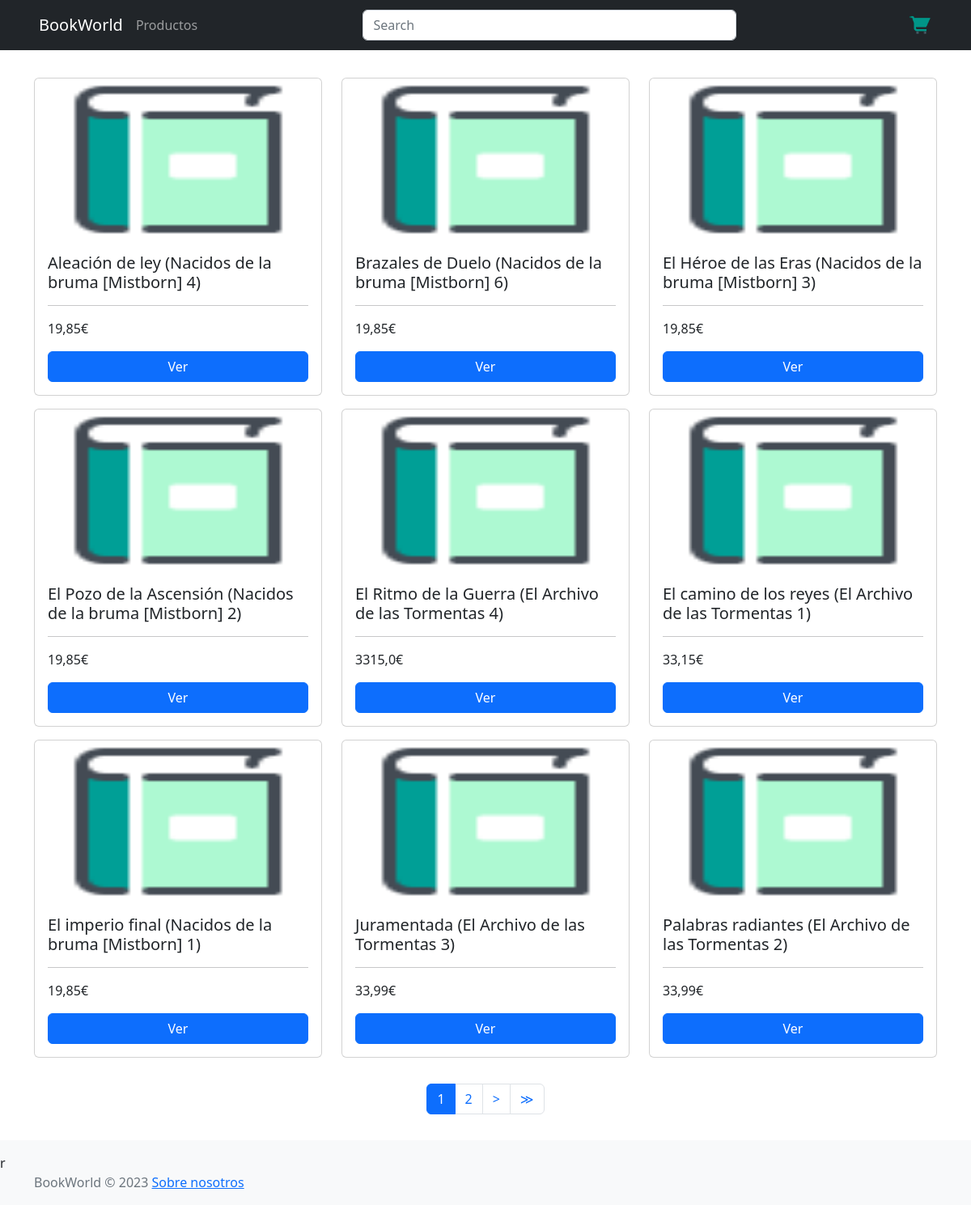
Screenshot of /products/ with the database file from the repository.
### BookWorld/models/book.py (models this page shows)
class Book(models.Model):
    isbn = models.CharField(max_length=13, primary_key=True)
    title = models.CharField(max_length=150, blank=False, null=False)
    description = models.CharField(max_length=150, blank=False, null=False)
    author = models.ForeignKey("Author", null=False, on_delete=models.CASCADE)
    genre = models.CharField(max_length=150, blank=False, null=True)
    price = models.FloatField(max_length=150, blank=False, null=True)

### BookWorld/views.py (the view)
# urls.py: path('products/', views.products, name='products'),
def products(request):
    books_list = Book.objects.all().order_by('title')
    paginator = Paginator(books_list, 9)
    page = request.GET.get('page') or 1
    books = paginator.get_page(page)
    current_page = int(page)
    pages = range(1, books.paginator.num_pages + 1)
    return render(request, 'products.html', {'books': books, 'pages': pages, 'current_page': current_page})

### BookWorld/models/cart_total.py (called while the page is built)
def cart_total(request):
    total = 0
    if "cart" in request.session.keys():
        for key, value in request.session['cart'].items():
            total += int(value['acumulated'])
    return {'cart_total': total}

### templates/products.html (shortened to what this page needs)
{% load static %}
<!DOCTYPE html>
<html lang="en"/>
<head>
    <link rel="stylesheet" href="https://cdn.jsdelivr.net/npm/bootstrap@5.2.3/dist/css/bootstrap.min.css"
>
</head>
<body>
<header class="navbar navbar-dark bg-dark fixed-top container-fluid d-flex bd-highlight px-5">
    <div class="navbar-nav flex-row flex-fill bd-highlight">
        <a class="navbar-brand" href="/">BookWorld</a>
        <a class="nav-item nav-link" href="?page=1">Productos</a>
    </div>
    <div class="flex-fill bd-highlight">
        <form class="d-flex">
            <input class="form-control me-2" type="search" placeholder="Search" aria-label="Search"
                   href="/search">
        </form>
    </div>
    <div class="flex-fill bd-highlight">
        <nav class="navbar navbar-expand-lg text-light">
            <a class="nav-link ms-auto" aria-current="page" href="cart">
                <img src="../static/img/cart.png" width="30" height="30">
            </a>
        </nav>
    </div>
</header>
<div class="container mt-5 pt-5">
    {% if books %}
        {% for book in books %}
            {% if forloop.first %}
                <div class="row mb-3">{% endif %}
        <div class="col-4">
            <div class="card box-shadow">
                <img src="{% static 'img/book.png' %}" class="card-img-top" alt="..."
                     style="height: 200px; width: 100%; display: block;">
                <div class="card-body">
                    <h5 class="card-title">{{ book.title }}</h5>
                    <hr/>
                    <p class="card-text">{{ book.price }}€</p>
                    <a href="{{ book.isbn }}" class="btn btn-primary w-100">Ver</a>
                </div>
            </div>
        </div>
        {% if forloop.counter|divisibleby:3 %}</div>
            <div class="row mb-3">{% endif %}
        {% if forloop.last %}</div>{% endif %}
        {% endfor %}
        {% include "pagination.html" %}
    {% else %}
        <div class="alert alert-warning" role="alert">No hay libros disponibles</div>
    {% endif %}
</div>
<footer class="footer  py-3 bg-light mt-3 ">r
    <div class="container">
        <span class="text-muted">BookWorld © <script>document.write(new Date().getFullYear())</script> </span>
        <span class="text-muted"><a href="https://www.youtube.com/watch?v=dQw4w9WgXcQ">Sobre nosotros</a></span>
    </div>
</footer>
</body>
</html>

### rows the page displays
Book: title "Aleación de ley (Nacidos de la bruma [Mistborn] 4)", price "19,85"
Book: title "Brazales de Duelo (Nacidos de la bruma [Mistborn] 6)", price "19,85"
Book: title "El Héroe de las Eras (Nacidos de la bruma [Mistborn] 3)", price "19,85"
Book: title "El Pozo de la Ascensión (Nacidos de la bruma [Mistborn] 2)", price "19,85"
Book: title "El Ritmo de la Guerra (El Archivo de las Tormentas 4)", price "3315,0"
Book: title "El camino de los reyes (El Archivo de las Tormentas 1)", price "33,15"
Book: title "El imperio final (Nacidos de la bruma [Mistborn] 1)", price "19,85"
Book: title "Juramentada (El Archivo de las Tormentas 3)", price "33,99"
Book: title "Palabras radiantes (El Archivo de las Tormentas 2)", price "33,99"

### other values shown
{{ page }} "1" "2"
